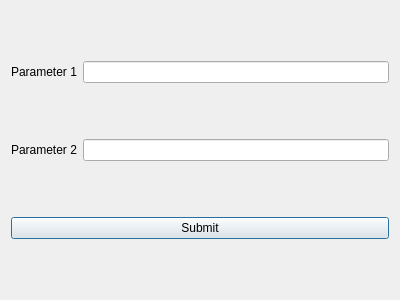
<?xml version="1.0" encoding="UTF-8"?>
<ui version="4.0">
 <class>MKDialog</class>
 <widget class="QDialog" name="MKDialog">
  <property name="geometry">
   <rect>
    <x>0</x>
    <y>0</y>
    <width>400</width>
    <height>300</height>
   </rect>
  </property>
  <property name="windowTitle">
   <string>Dialog</string>
  </property>
  <layout class="QVBoxLayout" name="verticalLayout">
   <item>
    <layout class="QHBoxLayout" name="horizontalLayout">
     <item>
      <widget class="QLabel" name="label">
       <property name="text">
        <string>Parameter 1</string>
       </property>
      </widget>
     </item>
     <item>
      <widget class="QLineEdit" name="lineEdit"/>
     </item>
    </layout>
   </item>
   <item>
    <layout class="QHBoxLayout" name="horizontalLayout_2">
     <item>
      <widget class="QLabel" name="label_2">
       <property name="text">
        <string>Parameter 2</string>
       </property>
      </widget>
     </item>
     <item>
      <widget class="QLineEdit" name="lineEdit_2"/>
     </item>
    </layout>
   </item>
   <item>
    <widget class="QPushButton" name="submitButton">
     <property name="text">
      <string>Submit</string>
     </property>
    </widget>
   </item>
  </layout>
 </widget>
 <resources/>
 <connections/>
</ui>
